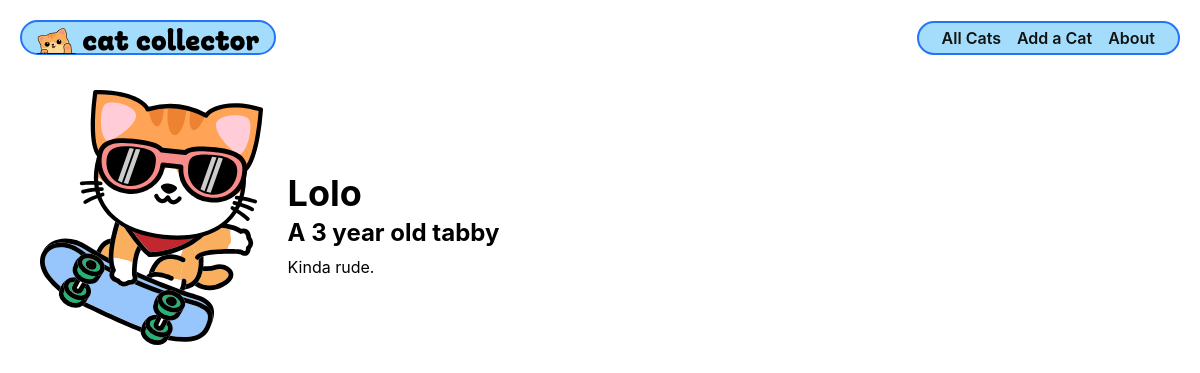
The app's page /cats/1/ with its own data.
### main_app/models.py (models this page shows, shortened)
class Cat(models.Model):
    name = models.CharField(max_length=100)
    breed = models.CharField(max_length=100)
    description = models.TextField()
    age = models.IntegerField()

### main_app/views.py (the view)
# urls.py: path('cats/<int:cat_id>/', views.cat_detail, name='cat_detail'),  # Updated name
def cat_detail(request, cat_id):
    cat = Cat.objects.get(id=cat_id)
    return render(request, 'cats/detail.html', {
        'cat': cat
    })

### main_app/templates/cats/detail.html
{% extends 'base.html' %}
{% load static %}
{% block head %}
<link rel="stylesheet" href="{% static 'css/cats/cat-detail.css' %}" />
{% endblock %}
{% block content %}
<section class="cat-container">
  <div class="cat-img">
    <img src="{% static 'images/sk8r-boi-cat.svg' %}" alt="A skater boy cat" />
  </div>
  <div class="cat-details">
    <h1>{{ cat.name }}</h1>
    {% if cat.age > 0 %}
      <h2>A {{ cat.age }} year old {{ cat.breed }}</h2>
    {% else %}
      <h2>A {{ cat.breed }} kitten.</h2>
    {% endif %}
    <p>{{ cat.description }}</p>
  </div>
</section>
{% endblock %}

### main_app/static/css/base.css (style rules this page uses)
html { box-sizing: border-box; }
*, *::before, *::after { box-sizing: inherit; }
:root { font-size: 62.5%; }
body { margin: 0; display: flex; flex-direction: column; align-items: center; font-family: -apple-system, BlinkMacSystemFont, 'Segoe UI', 'Roboto', 'Oxygen', 'Ubuntu', 'Cantarell', 'Fira Sans', 'Droid Sans', 'Helvetica Neue', sans-serif; min-height: 100vh; --nav-bg: rgba(104, 197, 248, 0.7); --nav-bg-ff: rgba(104, 197, 248, 0.9); --borders: rgb(36, 116, 248) solid 2px; --text-color: rgb(17, 20, 17); --link-hover-color: rgb(16, 56, 158); --button-bg: rgb(245, 245, 245); --button-bg-hover: rgb(226, 226, 226); --submit: rgb(26, 128, 0); --warn: rgb(255, 102, 0); --danger: rgb(220, 20, 30); --secondary: rgb(57, 57, 57); --card-box-shadow: 5px 5px 6px -1px #aaa; --font-xtreme: 4.2rem; --font-xxl: 3.6rem; --font-xl: 2.4rem; --font-l: 1.8rem; --font-reg: 1.6rem; --card-border-radius: 6px; }
h2 { font-size: var(--font-xl); }

### main_app/static/css/cats/cat-detail.css (style rules this page uses)
.cat-container { padding: 35px 30px; display: flex; flex-direction: column; align-items: center; justify-content: center; }
.cat-img { width: 75%; max-width: 350px; }
.cat-details { width: 98%; }
.cat-details h1 { font-size: var(--font-xxl); margin: 15px 0 3px; }
.cat-details h2 { font-size: var(--font-xl); margin: 0 0 10px; margin-top: 0; margin-bottom: 10px; }
.cat-details p { font-size: var(--font-reg); margin: 5px 0; }
@media only screen and (min-width: 768px) { .cat-container { padding: 35px 30px; flex-direction: row; align-items: center; justify-content: start; } }
@media only screen and (min-width: 768px) { .cat-img { width: 25%; max-width: 250px; margin-right: 25px; } }

### records on screen
Cat: name "Lolo", age "3", breed "tabby", description "Kinda rude."
